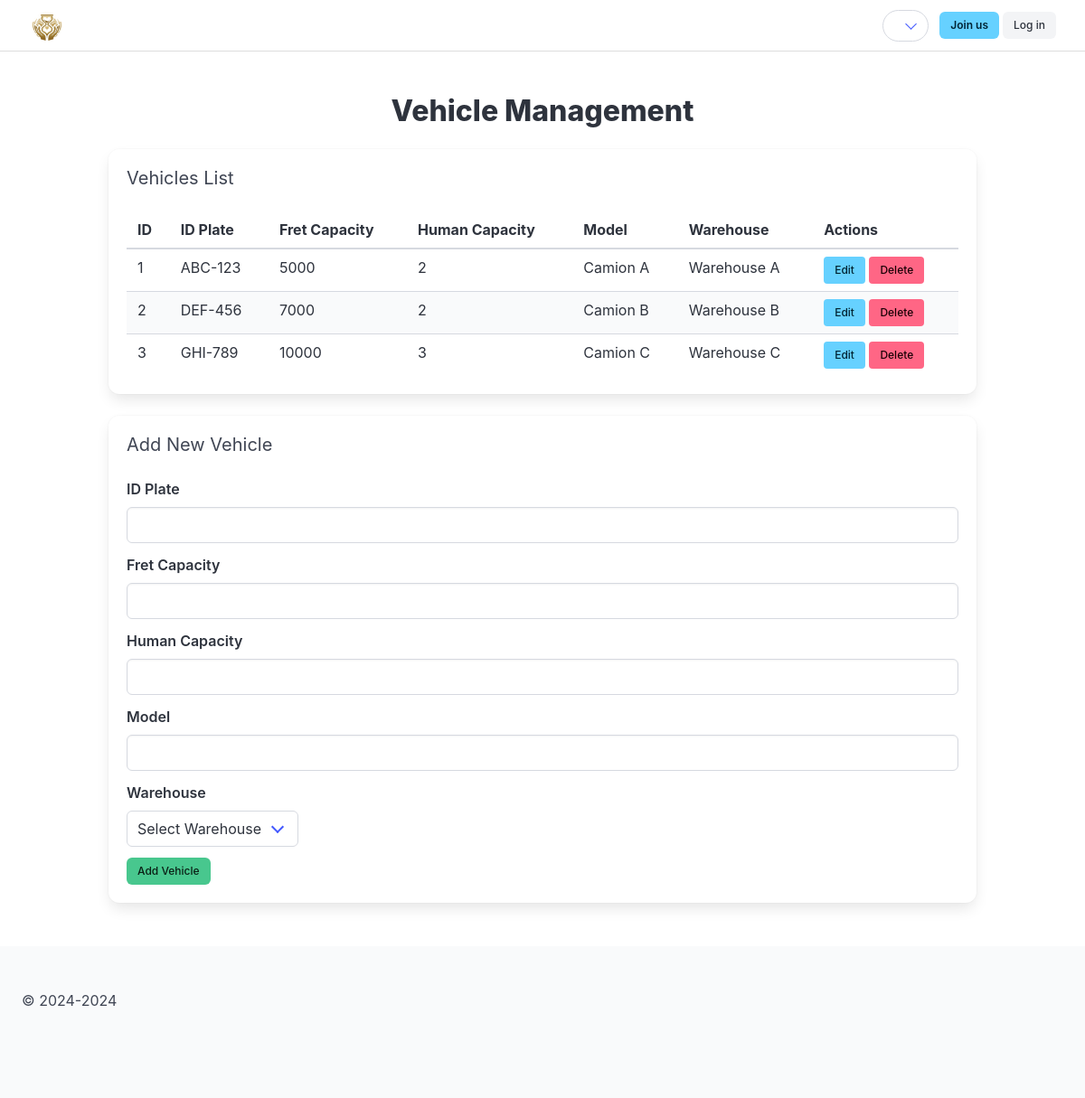
The app's page /public/vehicles.php with its own data.
### tables this page shows
CREATE TABLE IF NOT EXISTS vehicles (
    id INT AUTO_INCREMENT PRIMARY KEY,
    id_plate VARCHAR(255) NOT NULL,
    model VARCHAR(255) NOT NULL,
    fret_capacity INT NOT NULL,
    human_capacity INT NOT NULL,
    current_warehouse_id INT,
    FOREIGN KEY (current_warehouse_id) REFERENCES warehouses(id) ON DELETE SET NULL
);

CREATE TABLE IF NOT EXISTS warehouses (
    id INT AUTO_INCREMENT PRIMARY KEY,
    location VARCHAR(255) NOT NULL,
    address VARCHAR(255) DEFAULT NULL,
    rack_capacity INT NOT NULL,
    current_stock INT DEFAULT 0
);

### public/vehicles.php (the view, shortened to what this page needs)
<?php
$dsn = 'mysql:host=db;dbname=helix_db;charset=utf8';
$username = 'root';
$password = 'root_password';
try {
    $pdo = new PDO($dsn, $username, $password);
    $pdo->setAttribute(PDO::ATTR_ERRMODE, PDO::ERRMODE_EXCEPTION);
} catch (PDOException $e) {
    die("Database connection failed: " . $e->getMessage());
}
function escape($value) {
    return htmlspecialchars($value ?? '', ENT_QUOTES, 'UTF-8');
}
$allVehiclesStmt = $pdo->query("
    SELECT vehicles.*, warehouses.location
    FROM vehicles
    LEFT JOIN warehouses ON vehicles.current_warehouse_id = warehouses.id
");
$allVehicles = $allVehiclesStmt->fetchAll(PDO::FETCH_ASSOC);
?>
<!DOCTYPE html>
<html lang="en">
<head>
    <?php
    include_once($_SERVER['DOCUMENT_ROOT'] . '/includes/head.php');
    ?>
    <link rel="stylesheet" href="https://cdn.jsdelivr.net/npm/bulma@1.0.0/css/bulma.min.css">
</head>
<body>
    <div class="wrapper">
        <?php include_once($_SERVER['DOCUMENT_ROOT'] . '/includes/header.php') ?>
        <main class="section">
            <div class="container">
                <h1 class="title has-text-centered" data-translate="vehicle_management">Vehicle Management</h1>
                <div class="box">
                    <h2 class="subtitle" data-translate="vehicles_list">Vehicles List</h2>
                    <div class="table-container">
                        <table class="table is-striped is-fullwidth">
                            <thead>
                                <tr>
                                    <th>ID</th>
                                    <th data-translate="id_plate">ID Plate</th>
                                    <th data-translate="fret_capacity">Fret Capacity</th>
                                    <th data-translate="human_capacity">Human Capacity</th>
                                    <th data-translate="model">Model</th>
                                    <th data-translate="warehouse">Warehouse</th>
                                    <th data-translate="actions">Actions</th>
                                </tr>
                            </thead>
                            <tbody>
                                <?php if (empty($allVehicles)): ?>
                                    <tr>
                                        <td colspan="7" class="has-text-centered" data-translate="no_vehicles_found">No vehicles found.</td>
                                    </tr>
                                <?php else: ?>
                                    <?php foreach ($allVehicles as $vehicle): ?>
                                        <tr>
                                            <td><?= escape($vehicle['id']) ?></td>
                                            <td><?= escape($vehicle['id_plate']) ?></td>
                                            <td><?= escape($vehicle['fret_capacity']) ?></td>
                                            <td><?= escape($vehicle['human_capacity']) ?></td>
                                            <td><?= escape($vehicle['model']) ?></td>
                                            <td><?= escape($vehicle['location'] ?? 'Unknown') ?></td>
                                            <td>
                                                <form action="edit_vehicle.php" method="GET" style="display:inline;">
                                                    <button class="button is-info is-small" type="submit" data-translate="edit">Edit</button>
                                                </form>
                                                <form action="" method="POST" style="display:inline;">
                                                    <button class="button is-danger is-small" type="submit" data-translate="delete" onclick="return confirm(translations.are_you_sure_delete);">Delete</button>
                                                </form>
                                            </td>
                                        </tr>
                                    <?php endforeach; ?>
                                <?php endif; ?>
                            </tbody>
                        </table>
                    </div>
                </div>
                <div class="box">
                    <h2 class="subtitle" data-translate="add_new_vehicle">Add New Vehicle</h2>
                    <form action="" method="POST">
                        <div class="field">
                            <label class="label" for="id_plate" data-translate="id_plate">ID Plate</label>
                            <div class="control">
                                <input class="input" type="text" name="id_plate" id="id_plate" placeholder="" required data-translate-placeholder="id_plate">
                            </div>
                        </div>
                        <div class="field">
                            <label class="label" for="fret_capacity" data-translate="fret_capacity">Fret Capacity</label>
                            <div class="control">
                                <input class="input" type="number" name="fret_capacity" id="fret_capacity" placeholder="" required data-translate-placeholder="fret_capacity">
                            </div>
                        </div>
                        <div class="field">
                            <label class="label" for="human_capacity" data-translate="human_capacity">Human Capacity</label>
                            <div class="control">
                                <input class="input" type="number" name="human_capacity" id="human_capacity" placeholder="" required data-translate-placeholder="human_capacity">
                            </div>
                        </div>
                        <div class="field">
                            <label class="label" for="model" data-translate="model">Model</label>
                            <div class="control">
                                <input class="input" type="text" name="model" id="model" placeholder="" required data-translate-placeholder="model">
                            </div>
                        </div>
                        <div class="field">
                            <label class="label" for="current_warehouse_id" data-translate="current_warehouse">Warehouse</label>
                            <div class="control">
                                <div class="select">
                                    <select name="current_warehouse_id" id="current_warehouse_id" required>
                                        <option value="" disabled selected>Select Warehouse</option>
                                    </select>
                                </div>
                            </div>
                        </div>
                        <div class="control">
                            <button class="button is-success" type="submit" data-translate="add_vehicle">Add Vehicle</button>
                        </div>
                    </form>
                </div>
            </div>
        </main>
        <footer class="footer">
            <p data-translate="footer_text">&copy; 2024-<?= date("Y"), ($translations['footer_text']) ?></p>
        </footer>
    </div>
</body>
</html>

### includes/head.php (shortened to what this page needs)
<link rel="stylesheet" href="<?= '/assets/css/main.css' ?>">
<link rel="stylesheet" href="<?= '/assets/css/header.css' ?>">
<link rel="stylesheet" href="<?= '/assets/css/footer.css' ?>">

### includes/header.php (shortened to what this page needs)
<header>
    <nav class="navbar" role="navigation" aria-label="main navigation">
        <div id="navbar" class="navbar-menu">
            <div class="navbar-start">
            <a class="navbar-item" href="/index.php">
                <img src="/assets/img/atd_logo.png" alt="ATD logo">
            </a>
            </div>
            <div class="navbar-end">
                <div class="navbar-item">
                    <div class="select is-rounded">
                        <select id="lang_switch"></select>
                    </div>
                    <?php if (isset($_SESSION['username'])): ?>
                        <a class="navbar-item" data-translate="my_profile" href="/public/myprofil.php">My profile</a>
                        <a class="navbar-item" data-translate="calendar" href="../public/calendar.php">Calendar</a>
                        <a class="navbar-item" data-translate="tickets" href="/public/tickets.php">Tickets</a>
                        <a class="navbar-item" href="/public/collecte.php">Collecte</a>
                        <a class="navbar-item" data-translate="donnation" href="/public/donnationdelivery.php">Donnation</a>
                        <a class="navbar-item" href="/public/stock.php">Stock</a>
                        <a class="navbar-item" data-translate="events" href="/public/events.php">Events</a>
                        <a class="navbar-item" data-translate="vehicles" href="/public/vehicles.php">Vehicles</a>
                        <?php if (in_array('ROLE_ADMIN', $_SESSION['role'])): ?>
                            <a class="navbar-item" data-translate="admin_panel" href="/admin/index.php">Admin panel</a>
                        <?php endif; ?>
                        <a class="button is-info" data-translate="logout" href="/public/logout.php">Logout</a>
                    <?php else: ?>
                        <div class="buttons">
                            <a class="button is-info" data-translate="join_us" href="/public/register.php"><strong>Join us</strong></a>
                            <a class="button is-light" data-translate="log_in" href="/public/login.php">Log in</a>
                        </div>
                    <?php endif; ?>
                </div>
            </div>
        </div>
    </nav>
</header>

### assets/css/main.css (style rules this page uses)
body { display: flex; flex-direction: column; min-height: 100vh; margin: 0; }
.wrapper { flex: 1; display: flex; flex-direction: column; }
main { flex: 1; }
.footer { flex-shrink: 0; }

### assets/css/footer.css (style rules this page uses)
.footer { --bulma-footer-padding: 3rem 1.5rem 2rem; }

### includes/header.php (style rules this page uses)
body, html { margin: 0; padding: 0; box-sizing: border-box; }
header { background-color: #fff; border-bottom: 1px solid #ddd; }
.navbar { display: flex; flex-wrap: wrap; align-items: center; padding: 0 1rem; font-size: 0.875rem; }
.navbar-item img { max-height: 40px; }
.navbar-menu { display: flex; justify-content: space-between; width: 100%; }
.navbar-start, .navbar-end { display: flex; }
.navbar-item { margin: 0 0.25rem; font-size: 0.875rem; }
.buttons { display: flex; gap: 0.25rem; }
.button { font-size: 0.75rem; }

### records on screen
vehicles: id "1", id_plate "ABC-123", fret_capacity "5000", human_capacity "2", model "Camion A", current_warehouse.location "Warehouse A"
vehicles: id "2", id_plate "DEF-456", fret_capacity "7000", human_capacity "2", model "Camion B", current_warehouse.location "Warehouse B"
vehicles: id "3", id_plate "GHI-789", fret_capacity "10000", human_capacity "3", model "Camion C", current_warehouse.location "Warehouse C"
